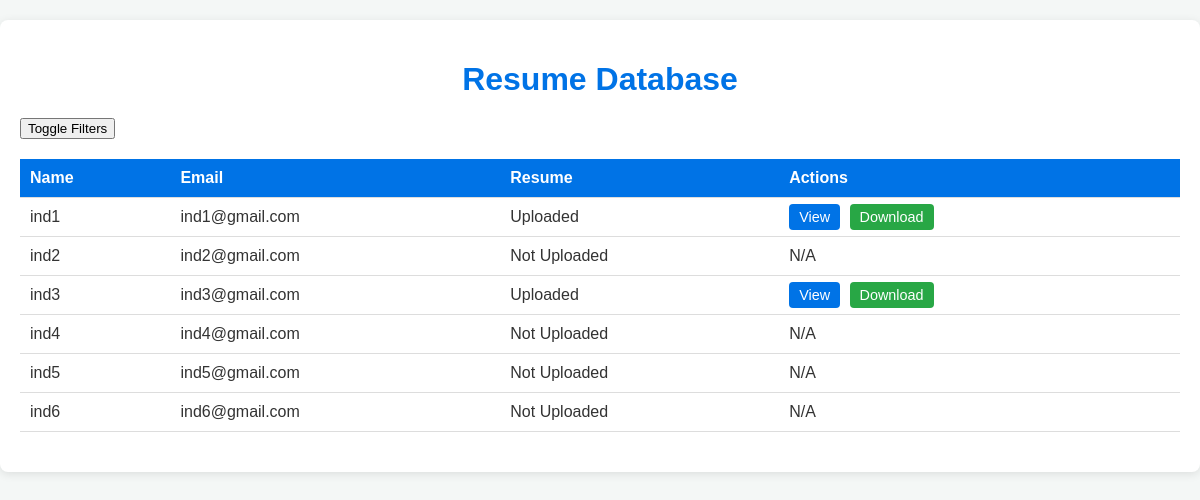
/resume-database/, run on the app's committed database.
### users/models.py (models this page shows, shortened)
class IndividualProfile(models.Model):
    user = models.OneToOneField(settings.AUTH_USER_MODEL, on_delete=models.CASCADE)
    profile_picture = models.ImageField(upload_to='profile_pictures/', blank=True, null=True)
    location = models.CharField(max_length=255, blank=True, null=True) # 3
    tagline = models.CharField(max_length=255, blank=True, null=True)
    availability_status = models.CharField(max_length=50, choices=[
        ('actively_looking', 'Actively Looking'),
        ('not_available', 'Not Available'),
        ('open_to_offers', 'Open to Offers')
    ], default='open_to_offers') #3
    about_me = models.TextField(blank=True, null=True)
    key_skills = models.JSONField(blank=True, null=True)  # Store as a list of skills 1
    industries_of_interest = models.JSONField(blank=True, null=True)  # Store as a list 2
    desired_role = models.CharField(max_length=255, blank=True, null=True)
    desired_location = models.CharField(max_length=255, blank=True, null=True)
    work_type = models.CharField(max_length=50, choices=[
        ('remote', 'Remote'),
        ('hybrid', 'Hybrid'),
        ('on_site', 'On-Site')
    ], default='remote') #4
    salary_expected = models.DecimalField(max_digits=10, decimal_places=2, blank=True, null=True)
    current_position_title = models.CharField(max_length=255, blank=True, null=True)
    current_company = models.CharField(max_length=255, blank=True, null=True)
    current_duration = models.CharField(max_length=255, blank=True, null=True)
    key_responsibilities = models.TextField(blank=True, null=True)
    qualification = models.CharField(max_length=255, blank=True, null=True)#5
    institution = models.CharField(max_length=255, blank=True, null=True)
    year_of_completion = models.IntegerField(blank=True, null=True)
    certifications = models.JSONField(blank=True, null=True)  # Store as a list 6
    projects = models.JSONField(blank=True, null=True)  # Store projects as a list of dicts
    awards = models.JSONField(blank=True, null=True)  # Store awards as a list
    publications = models.JSONField(blank=True, null=True)  # Store publications as a list
    hobbies = models.JSONField(blank=True, null=True)  # Store as a list
    resume = models.FileField(upload_to='resumes/', blank=True, null=True)

class CustomUser(AbstractUser):
    USER_TYPE_CHOICES = (
        ('individual', 'Individual'),
        ('company', 'Company'),
    )
    user_type = models.CharField(max_length=10, choices=USER_TYPE_CHOICES, default='company')
    company_name = models.CharField(max_length=255, null=True, blank=True)
    company_website = models.URLField(max_length=200, null=True, blank=True)
    industry = models.CharField(max_length=100, null=True, blank=True)
    company_size = models.CharField(max_length=20, null=True, blank=True)
    company_type = models.CharField(max_length=255, null=True, blank=True)
    designation = models.CharField(max_length=255, null=True, blank=True)
    phone_number = models.CharField(max_length=15, null=True, blank=True)
    bcommune_profile = models.URLField(null=True, blank=True)
    profile_picture = models.ImageField(upload_to='profile_pics/', blank=True, null=True)
    about_company = models.TextField(null=True, blank=True)  # About the Company
    founding_year = models.PositiveIntegerField(null=True, blank=True)  # Establishment Year
    headquarters = models.CharField(max_length=255, null=True, blank=True)  # Headquarters Location
    branches = models.TextField(null=True, blank=True)
    business_registration_number = models.CharField(max_length=100, null=True, blank=True)
    legal_structure = models.CharField(
        max_length=50,
        choices=[
            ('LLP', 'LLP'),
            ('Pvt Ltd', 'Private Limited'),
            ('Partnership', 'Partnership'),
            ('Sole Proprietorship', 'Sole Proprietorship'),
            ('Others', 'Others'),
        ],
        null=True,
        blank=True
    )
    core_services = models.TextField(null=True, blank=True)
    social_media_links = models.JSONField(default=dict, blank=True)  # Example: {"facebook": "", "linkedin": "", "twitter": ""}
    portfolio = models.TextField(null=True, blank=True)

### users/views.py (the view)
# urls.py: path('resume-database/', views.resume_database, name='resume_database'),
def resume_database(request):
    filters = {
        'location': request.GET.get('location', ''),
        'role': request.GET.get('role', ''),
        'qualification': request.GET.get('qualification', ''),
        'experience': request.GET.get('experience', ''),
        'key_skills': request.GET.get('key_skills', ''),
        'min_salary': request.GET.get('min_salary', ''),
        'max_salary': request.GET.get('max_salary', ''),
        'work_type': request.GET.get('work_type', ''),
        'availability_status': request.GET.get('availability_status', ''),
    }
    profiles = IndividualProfile.objects.all()
    if filters['location']:
        profiles = profiles.filter(location__icontains=filters['location'])
    if filters['role']:
        profiles = profiles.filter(desired_role__icontains=filters['role'])  # Changed 'role' to 'desired_role'
    if filters['qualification']:
        profiles = profiles.filter(qualification__icontains=filters['qualification'])
    if filters['experience']:
        profiles = profiles.filter(current_duration__gte=filters['experience'])  # Assuming experience is stored in 'current_duration'
    if filters['key_skills']:  # Changed from 'skills' to 'key_skills'
        profiles = profiles.filter(key_skills__icontains=filters['key_skills'])  # Changed 'skills' to 'key_skills'
    if filters['min_salary']:
        profiles = profiles.filter(salary_expected__gte=filters['min_salary'])
    if filters['max_salary']:
        profiles = profiles.filter(salary_expected__lte=filters['max_salary'])
    if filters['work_type']:
        profiles = profiles.filter(work_type=filters['work_type'])
    if filters['availability_status']:
        profiles = profiles.filter(availability_status=filters['availability_status'])
    return render(request, 'resume_database.html', {'profiles': profiles, 'filters': filters})

### users/templates/resume_database.html (shortened to what this page needs)
{% load static %}
<!DOCTYPE html>
<html lang="en">
<head>
</head>
<body>
    <div class="container">
        <h1>Resume Database</h1>
        <button onclick="toggleFilters()">Toggle Filters</button>
        <table>
            <thead>
                <tr>
                    <th>Name</th>
                    <th>Email</th>
                    <th>Resume</th>
                    <th>Actions</th>
                </tr>
            </thead>
            <tbody>
                {% for profile in profiles %}
                    <tr>
                        <td>{{ profile.user.first_name }} {{ profile.user.last_name }}</td>
                        <td>{{ profile.user.email }}</td>
                        <td>
                            {% if profile.resume %}
                                Uploaded
                            {% else %}
                                Not Uploaded
                            {% endif %}
                        </td>
                        <td class="actions">
                            {% if profile.resume %}
                                <a href="{{ profile.resume.url }}" target="_blank" class="view-btn">View</a>
                                <a href="{{ profile.resume.url }}" download="{{ profile.user.first_name }}_resume.pdf" class="download-btn">Download</a>
                            {% else %}
                                N/A
                            {% endif %}
                        </td>
                    </tr>
                {% endfor %}
            </tbody>
        </table>
    </div>
</body>
</html>

### users/templates/resume_database.html (style rules this page uses)
body { font-family: Arial, sans-serif; margin: 0; padding: 0; background-color: #f4f7f6; color: #333; }
.container { max-width: 1200px; margin: 20px auto; padding: 20px; background-color: #fff; box-shadow: 0 2px 10px rgba(0, 0, 0, 0.1); border-radius: 8px; }
h1 { text-align: center; font-size: 2em; color: #0073e6; margin-bottom: 20px; }
table { width: 100%; border-collapse: collapse; margin: 20px 0; }
table th, table td { padding: 10px; text-align: left; border-bottom: 1px solid #ddd; }
table th { background-color: #0073e6; color: white; }
.actions a { text-decoration: none; padding: 5px 10px; border-radius: 4px; margin-right: 5px; color: white; font-size: 0.9em; }
.actions .view-btn { background-color: #0073e6; }
.actions .download-btn { background-color: #28a745; }

### data on the page
IndividualProfile: user.first_name "ind1", user.email "ind1@gmail.com", shows "Uploaded"
IndividualProfile: user.first_name "ind2", user.email "ind2@gmail.com", resume "Not Uploaded"
IndividualProfile: user.first_name "ind3", user.email "ind3@gmail.com", shows "Uploaded"
IndividualProfile: user.first_name "ind4", user.email "ind4@gmail.com", resume "Not Uploaded"
IndividualProfile: user.first_name "ind5", user.email "ind5@gmail.com", resume "Not Uploaded"
IndividualProfile: user.first_name "ind6", user.email "ind6@gmail.com", resume "Not Uploaded"
